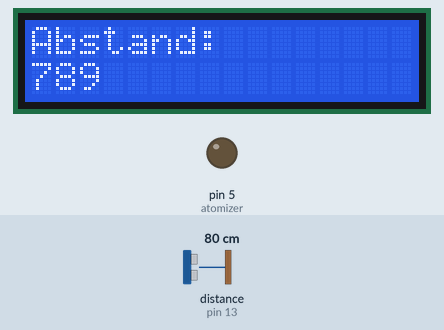
The sketch below on a simulated Arduino Uno, built with avr-gcc and run on an emulated ATmega328P. Parts: 16×2 character LCD, output pins drawn as LEDs (lit = HIGH). Wiring (inferred from the names in the program): ultrasonic range finder: trigger pin 12; echo pin 13. The test bench sets the inputs (shaded band); at power-on: distance to the obstacle (sensor on pin 13) 80 cm. The echo pulse lasts 58.3 µs per cm; pins used as bus, display or sensor lines are not drawn; what the sketch prints to the serial monitor is not drawn.

Above: at 0.2 s.
At 17.2 s:
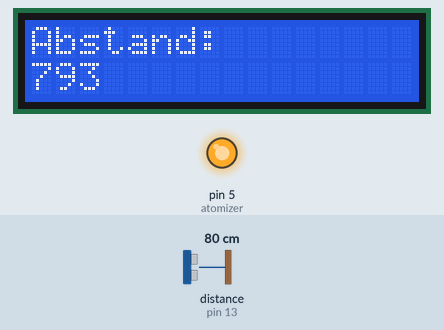
At 27.2 s:
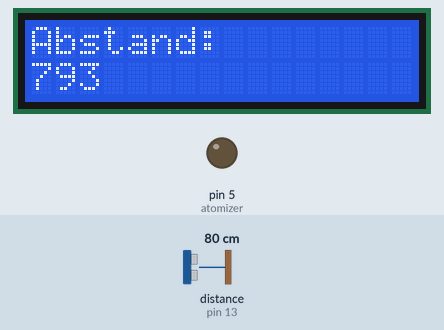
At 113.3 s:
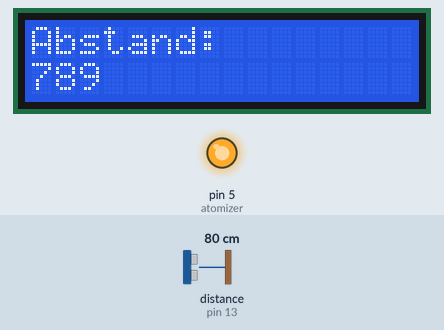
Timing chart, 0 to 130.0 s (numbered marks = the images above):
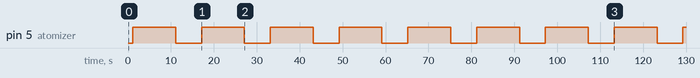

Measured:
- by itself, pin 5 (atomizer): alternates HIGH for 10.0 s and LOW for 6.0 s
- what the display in image 0 shows lasts 16.0 s, from 0.1 s to 16.1 s

The sketch:

ultraschall_und_zerstaeuber.ino
```cpp
#include <Wire.h>
#include <LiquidCrystal_I2C.h>
LiquidCrystal_I2C lcd(0x27,16,2);
//int pressure; //Wertebereich von 0 bis 1023 -> 1023 entspricht 10kg
long duration;
int distance;

const int trig = 12;
const int echo = 13;
const int atomizer =5;

void setup() {

  pinMode(trig,OUTPUT);
  pinMode(echo,INPUT);
  pinMode(atomizer,OUTPUT);
  Serial.begin(9600);

//pinMode(A0,INPUT);
//Serial.begin(9600);

  lcd.init();
  //String s="Test";
  //int luftF_soll=50;
  //int luftF_ist=48;

  lcd.backlight();
  lcd.setCursor(0,0);
  lcd.print("Hallo, gleich...");
  //lcd.print("Soll: " +String(luftF_soll)+"%");
  lcd.setCursor(0,1);
  //lcd.print("Ist:  "+String(luftF_ist)+"%");
  lcd.print("startet Messung.");

}

void loop() {
  //pressure=analogRead(A0);
  distance=calculateDistance();
  lcd.clear();
  lcd.print("Abstand:");
  lcd.setCursor(0,1);
  lcd.print(String(distance));
  Serial.println(distance);
  delay(1000);
  digitalWrite(atomizer,HIGH);
  delay(10000);
  digitalWrite(atomizer,LOW);
  delay(5000);

}

int calculateDistance(){
  digitalWrite(trig,LOW);
  delayMicroseconds(2);
  digitalWrite(trig,HIGH);
  delayMicroseconds(10);
  digitalWrite(trig,LOW);
  duration=pulseIn(echo,HIGH);
  distance=duration*0.034/2*10;
  return distance;
}
```
